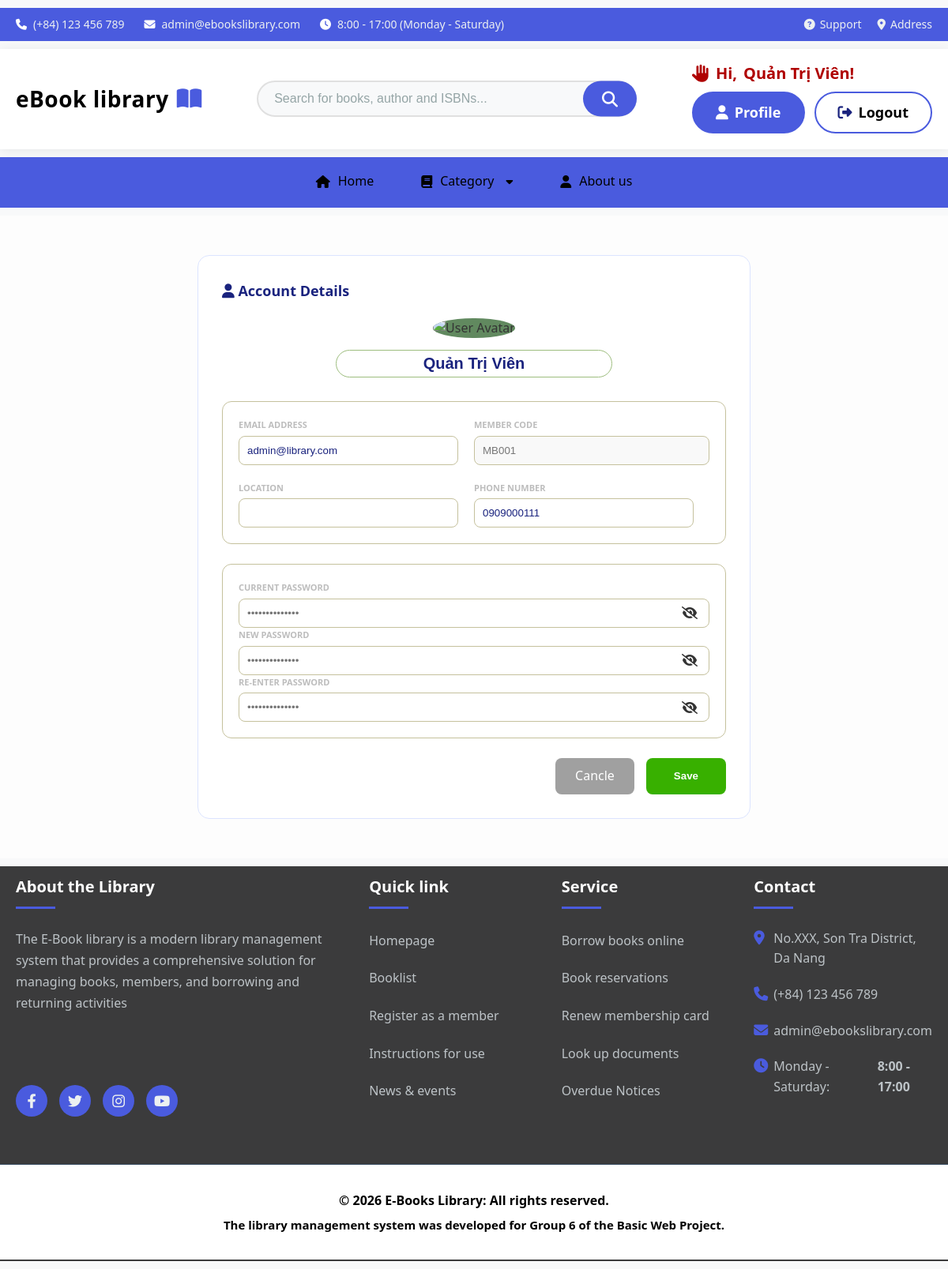
Screenshot of /user/edit (signed in) with the database file from the repository.
### tables this page shows
CREATE TABLE Users (
    user_id INT AUTO_INCREMENT PRIMARY KEY,
     
    member_code VARCHAR(20) UNIQUE, 
    
    full_name VARCHAR(100) NOT NULL,             
    user_name VARCHAR(100) NOT NULL,
    email VARCHAR(100) NOT NULL UNIQUE,          
    password_hash VARCHAR(255) NOT NULL,         
    phone_number VARCHAR(20) NOT NULL,           
    address TEXT,                                

 
role ENUM('Admin', 'Member') DEFAULT 'Member',

 

failed_login_attempts INT DEFAULT 0,        
    account_locked_until DATETIME NULL,         
    
    created_at DATETIME DEFAULT CURRENT_TIMESTAMP,  
    updated_at DATETIME DEFAULT CURRENT_TIMESTAMP ON UPDATE CURRENT_TIMESTAMP
);

### app/core/App.php (called while the page is built, shortened)
<?php
class App
{
    protected $method = 'index';
    protected function getUrl()
    {
        if (isset($_GET['url'])) {
            $url = rtrim($_GET['url'], '/');
            $url = filter_var($url, FILTER_SANITIZE_URL);
            $url = explode('/', $url);
            return $url;
        }
        return [];
    }
    public function __construct()
    {
        $url = $this->getUrl();
        if (isset($url[0]) && file_exists(APP_ROOT . '/app/controllers/' . ucfirst($url[0]) . 'Controller.php')) {
            unset($url[0]);
        } elseif (isset($url[0]) && !empty($url[0])) {
            die("Error 404: Controller '" . ucfirst($url[0]) . "Controller' not found. Check your filename and URL.");
        }
        $this->controller = new $this->controller;
        if (isset($url[1]) && method_exists($this->controller, $url[1])) {
            $this->method = $url[1];
            unset($url[1]);
        }
        $this->params = $url ? array_values($url) : [];
        call_user_func_array([$this->controller, $this->method], $this->params);
    }
}

### public/index.php (called while the page is built, shortened)
<?php
require_once '../app/core/Database.php';
require_once '../app/core/Controller.php';
require_once '../app/core/App.php';
$app = new App();

### app/models/User.php (called while the page is built, shortened)
<?php
class User
{
    private $db;
    public function __construct()
    {
        $this->db = Database::getInstance();
    }
    public function getUserById($id)
    {
        $sql = "SELECT user_id, member_code, full_name, user_name, email, password_hash, phone_number, address, created_at
                FROM users
                WHERE user_id = :user_id";
        try {
            $stmt = $this->db->getConnection()->prepare($sql);
            $stmt->bindValue(':user_id', $id);
            $stmt->execute();
            return $stmt->fetch(PDO::FETCH_OBJ);
        } catch (PDOException $e) {
            return false;
        }
    }
}

### app/core/Database.php (called while the page is built, shortened)
<?php
class Database
{
    private static $instance = null;
    private $connection;
    private function __construct()
    {
        try {
            $this->connection = new PDO(
                "mysql:host=" . DB_HOST . ";dbname=" . DB_NAME . ";charset=utf8mb4",
                DB_USER,
                DB_PASS
            );
            $this->connection->setAttribute(PDO::ATTR_ERRMODE, PDO::ERRMODE_EXCEPTION);
            $this->connection->setAttribute(PDO::ATTR_DEFAULT_FETCH_MODE, PDO::FETCH_ASSOC);
        } catch (PDOException $e) {
            throw new Exception("Database Connection Failed: " . $e->getMessage());
        }
    }
    public static function getInstance()
    {
        if (self::$instance === null) {
            self::$instance = new self();
        }
        return self::$instance;
    }
    public function getConnection()
    {
        return $this->connection;
    }
}

### app/views/profile/edit.php (the view, shortened to what this page needs)
<?php require APP_ROOT . '/app/views/inc/header.php'; ?>
<div class="container profile-wrapper">
    <div class="edit-profile-card">
        <div class="account-header-title">
            <i class="fas fa-user"></i> Account Details
        </div>
        <form action="<?php echo URL_ROOT; ?>/user/edit" method="POST">
            <div class="avatar-edit-section">
                <img src="<?php echo URL_ROOT; ?>/public/img/default-avatar.png" alt="User Avatar" class="profile-img">
                <div class="name-input-wrapper">
                    <input type="text" name="full_name" value="<?php echo $data['user']->full_name; ?>" class="input-name-display">
                </div>
            </div>
            <div class="info-group-box">
                <div class="edit-grid">
                    <div class="form-group">
                        <label>EMAIL ADDRESS</label>
                        <input type="email" name="email" value="<?php echo $data['user']->email; ?>">
                    </div>
                    <div class="form-group">
                        <label>MEMBER CODE</label>
                        <input type="text" value="MB<?php echo str_pad($data['user']->user_id, 3, '0', STR_PAD_LEFT); ?>" readonly class="readonly-input">
                    </div>
                    <div class="form-group">
                        <label>LOCATION</label>
                        <input type="text" name="address" value="<?php echo $data['user']->address; ?>">
                    </div>
                    <div class="form-group">
                        <label>PHONE NUMBER</label>
                        <input type="text" name="phone_number" value="<?php echo $data['user']->phone_number; ?>">
                    </div>
                </div>
            </div>
            <div class="info-group-box password-section">
                <div class="form-group full-width">
                    <label>CURRENT PASSWORD</label>
                    <div class="pwd-input-container">
                        <input type="password" name="current_password" placeholder="••••••••••••••">
                        <i class="fas fa-eye-slash toggle-pwd"></i>
                    </div>
                </div>
                <div class="form-group full-width">
                    <label>NEW PASSWORD</label>
                    <div class="pwd-input-container">
                        <input type="password" name="new_password" placeholder="••••••••••••••">
                        <i class="fas fa-eye-slash toggle-pwd"></i>
                    </div>
                </div>
                <div class="form-group full-width">
                    <label>RE-ENTER PASSWORD</label>
                    <div class="pwd-input-container">
                        <input type="password" name="confirm_password" placeholder="••••••••••••••">
                        <i class="fas fa-eye-slash toggle-pwd"></i>
                    </div>
                </div>
            </div>
            <div class="edit-actions">
                <a href="<?php echo URL_ROOT; ?>/user/profile" class="btn-cancle">Cancle</a>
                <button type="submit" class="btn-save-green">Save</button>
            </div>
        </form>
    </div>
</div>
<?php require APP_ROOT . "/app/views/inc/footer.php"; ?>

### public/css/style.css (style rules this page uses)
.container { margin: 0 auto; padding: 0 20px; max-width: 1000px; margin-left: auto; margin-right: auto; }
* { margin: 0; padding: 0; box-sizing: border-box; }
body { font-family: 'Segoe UI', Tahoma, Geneva, Verdana, sans-serif; line-height: 1.6; color: #333; background-color: #f8f9fa; }
.container { max-width: 1200px; margin: 0 auto; padding: 0 20px; }
.form-group:nth-child(1) { grid-column: 1 / 2; }
.form-group:nth-child(2) { grid-column: 2 / 4; }
.profile-wrapper { padding: 30px 15px; background-color: #fdfdfd; }
.profile-img { width: 150px; height: 150px; border-radius: 50%; background-color: #61895f; margin-bottom: 15px; }
.full-width { grid-column: span 2; }
.edit-profile-card { background: #fff; border: 1px solid #dce4ff; border-radius: 15px; padding: 30px; max-width: 700px; margin: 20px auto; }
.account-header-title { color: #1a237e; font-weight: bold; font-size: 18px; margin-bottom: 20px; }
.avatar-edit-section { text-align: center; margin-bottom: 30px; }
.input-name-display { border: 1px solid #9dbd7e; border-radius: 20px; padding: 5px 40px; text-align: center; color: #1a237e; font-weight: bold; font-size: 20px; width: auto; min-width: 250px; }
.info-group-box { border: 1px solid #c5c19d; border-radius: 12px; padding: 20px; margin-bottom: 25px; }
.edit-grid { display: grid; grid-template-columns: 1fr 1fr; gap: 20px; }
.form-group label { display: block; font-size: 11px; color: #bdbdbd; font-weight: 600; margin-bottom: 5px; }
.form-group input { width: 100%; padding: 10px; border: 1px solid #c5c19d; border-radius: 8px; color: #1a237e; }
.readonly-input { background-color: #f9f9f9; color: #777 !important; cursor: not-allowed; }
.pwd-input-container { position: relative; display: flex; align-items: center; }
.pwd-input-container i { position: absolute; right: 15px; cursor: pointer; color: #333; }
.edit-actions { display: flex; justify-content: flex-end; gap: 15px; margin-top: 20px; }
.btn-cancle { background: #a0a0a0; color: white; padding: 10px 25px; border-radius: 8px; text-decoration: none; }
.btn-save-green { background: #38b000; color: white; padding: 10px 35px; border: none; border-radius: 8px; font-weight: bold; cursor: pointer; }

### app/views/profile/edit.php (style rules this page uses)
.pwd-input-container { position: relative; display: flex; align-items: center; }
.pwd-input-container input { width: 100%; padding-right: 40px; }
.toggle-pwd { position: absolute; right: 15px; cursor: pointer; color: #666; z-index: 10; }

### rows the page displays
users: full_name "Quản Trị Viên", email "admin@library.com", user_id "MB001", phone_number "0909000111"

### other values shown
$_SESSION['user_name'] "Quản Trị Viên"
